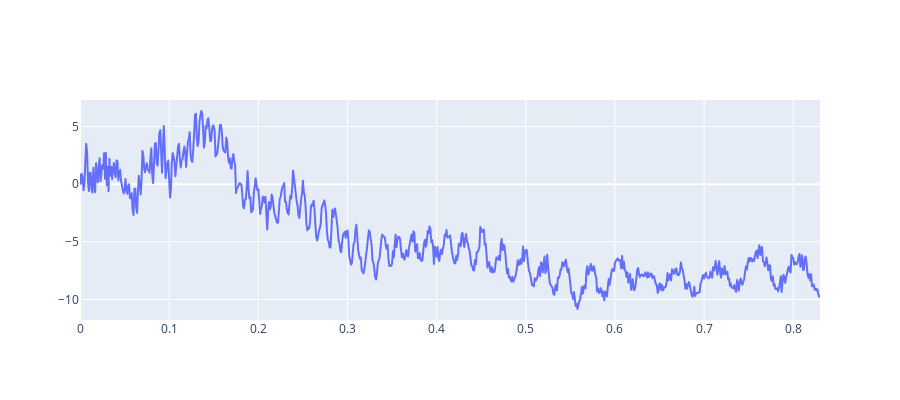

The code cell stored with this chart in its notebook:
### Code cell
fig = go.Figure()
fig.update_layout(height=400, hovermode='x')
fig.add_trace(go.Scattergl(x=dsdf.t, y=dsdf.u_in_pred-dsdf.u_in_gt, name="u_err"))

### Figure 1 — Plotly figure (JSON) as saved in the notebook; plotly's stock layout.template omitted (floating-point values rounded to 4 significant figures; data arrays with more than 128 entries replaced by an {"elided": "..."} marker saying what was removed)
{"data": [{"name": "u_err", "type": "scattergl", "x": {"elided": "831 float values"}, "y": {"elided": "831 float values"}}], "layout": {"height": 400, "hovermode": "x"}}
